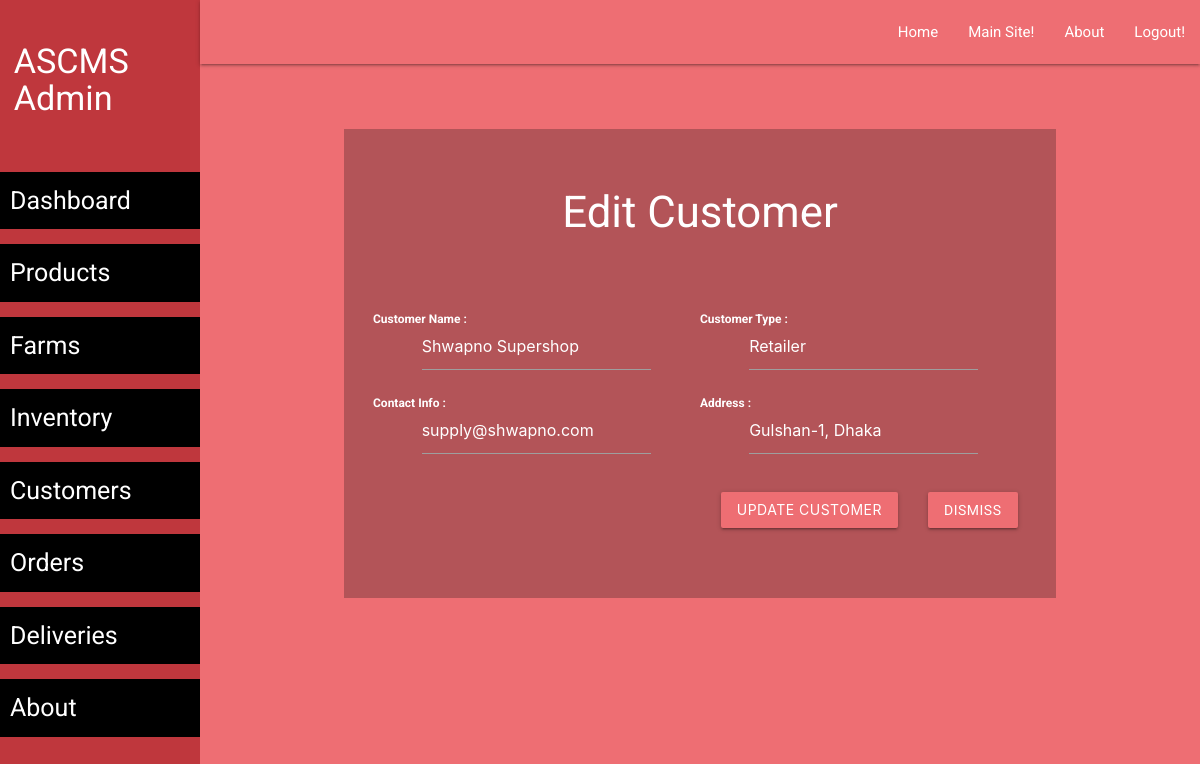
/admin/customer-edit.php?id=1 (signed in), run on the app's committed database.
### tables this page shows
CREATE TABLE `customer` (
    `customer_id` INT AUTO_INCREMENT PRIMARY KEY,
    `name` VARCHAR(100) NOT NULL,
    `address` TEXT,
    `contact_info` VARCHAR(100),
    `customer_type` VARCHAR(50)
);

### admin/customer-edit.php (the view, shortened to what this page needs)
<?php require('layout/header.php'); ?>
<?php require('layout/left-sidebar-long.php'); ?>
<?php require('layout/topnav.php'); ?>
<?php require('layout/left-sidebar-short.php'); ?>
<?php
require('../backends/connection-pdo.php');
$id = $_GET['id'];
$sql = 'SELECT * FROM customer WHERE customer_id = ?';
$query = $pdoconn->prepare($sql);
$query->execute([$id]);
$customer = $query->fetch(PDO::FETCH_ASSOC);
?>
<div class="section white-text" style="background: #B35458;">
	<div class="section">
		<h3>Edit Customer</h3>
	</div>
    <div class="section center" style="padding: 40px;">
        <form action="../backends/admin/customer-edit.php" method="post">
            <div class="row">
                <div class="col s6">
                    <div class="input-field">
                        <input id="name" name="name" type="text" value="<?php echo $customer['name']; ?>" class="validate" style="color: white; width: 70%" required>
                        <label class="active" for="name" style="color: white;"><b>Customer Name :</b></label>
                    </div>
                </div>
                <div class="col s6">
                    <div class="input-field">
                        <input id="customer_type" name="customer_type" type="text" value="<?php echo $customer['customer_type']; ?>" class="validate" style="color: white; width: 70%" required>
                        <label class="active" for="customer_type" style="color: white;"><b>Customer Type :</b></label>
                    </div>
                </div>
            </div>
            <div class="row">
                <div class="col s6">
                    <div class="input-field">
                        <input id="contact_info" name="contact_info" type="text" value="<?php echo $customer['contact_info']; ?>" class="validate" style="color: white; width: 70%" required>
                        <label class="active" for="contact_info" style="color: white;"><b>Contact Info :</b></label>
                    </div>
                </div>
                <div class="col s6">
                    <div class="input-field">
                        <input id="address" name="address" type="text" value="<?php echo $customer['address']; ?>" class="validate" style="color: white; width: 70%" required>
                        <label class="active" for="address" style="color: white;"><b>Address :</b></label>
                    </div>
                </div>
            </div>
            <div class="row">
                <div class="col s12">
                    <div class="section right" style="padding: 15px 10px;">
                        <a href="customer-list.php" class="waves-effect waves-light btn">Dismiss</a>
                    </div>
                    <div class="section right" style="padding: 15px 20px;">
                        <button type="submit" class="waves-effect waves-light btn">Update Customer</button>
                    </div>
                </div>
            </div>
        </form>
    </div>
</div>
<?php require('layout/footer.php'); ?>

### css/form-style.css (style rules this page uses)
body { background: #ee6e73; font-family: "Roboto", sans-serif; -webkit-font-smoothing: antialiased; -moz-osx-font-smoothing: grayscale; }
.btn, .btn:active, .btn:hover { background: #ee6e73 !important; width: 100%; }
.row { margin-bottom: 0 !important; }
.col { padding: 0 !important; }

### data on the page
customer: name "Shwapno Supershop", customer_type "Retailer", contact_info "supply@shwapno.com", address "Gulshan-1, Dhaka"
